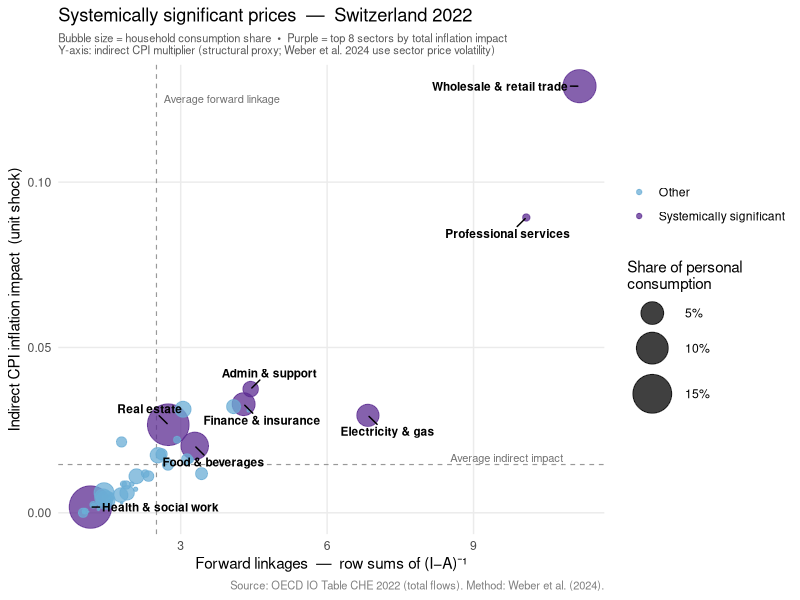
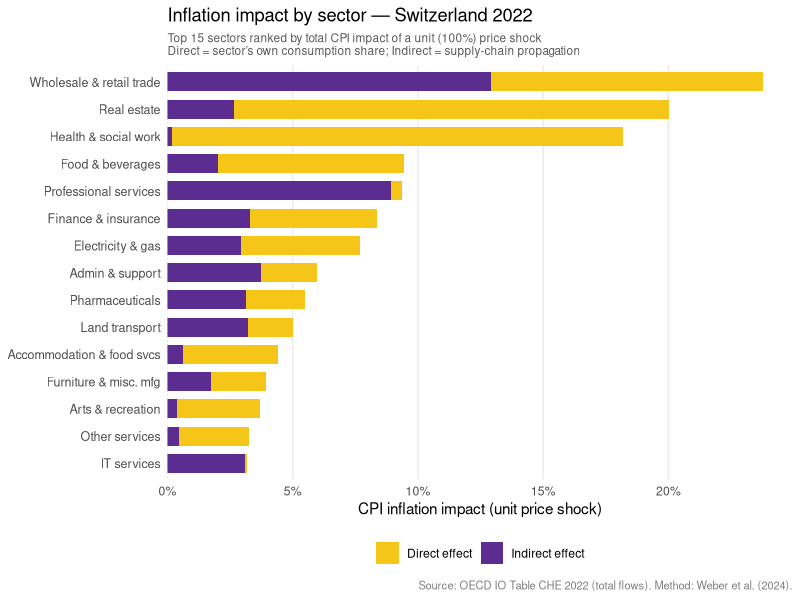

These charts were generated, in order, by the following R code:
rm(list = ls())
library(tidyverse)
library(readr)

CHE2022ttl <- read_csv("CHE2022ttl.csv") |> 
  column_to_rownames(var = "...1")

dim(CHE2022ttl)

n = 50 # number of sectors

Z = CHE2022ttl[1:n, 1:n] |> # inter-industry transaction matrix (n x n only)
  as.matrix()

X = CHE2022ttl["OUTPUT", 1:n] |> # output vector
  as.vector() |>
  as.numeric()

X_safe = ifelse(X == 0, 1, X) # to avoid dividing by zero

A = sweep(Z, 2, X_safe, "/") # technical coefficient matrix: a_ij = z_ij / x_j

hfce <- as.numeric(CHE2022ttl[1:n, "HFCE"])

L = solve(diag(n) - t(A)) # price Leontief matrix: (I - A')^-1

# ---------------------------------------------------------------------------
# Exogeneity structure (following Weber et al. 2024)
#
# Always-exogenous sectors: commodity extraction and finance/real estate,
# whose prices are demand- or rent-determined rather than cost-determined.
# Mapped from Weber et al.'s asterisked BEA sectors to OECD ISIC Rev.4:
#
#   B05  Mining of coal and lignite          ↔  212* Mining excl. oil & gas
#   B06  Crude petroleum & natural gas       ↔  211* Oil & gas extraction
#   B07  Mining of metal ores               ↔  212* Mining excl. oil & gas
#   B08  Other mining and quarrying          ↔  212* Mining excl. oil & gas
#   K    Financial and insurance activities  ↔  521CI*, 523*, 524*, 525*
#   L    Real estate activities              ↔  HS* Housing + ORE* Other real estate
#
# Borderline cases resolved: M, O, Q, R → endogenous
# ---------------------------------------------------------------------------

sector_codes <- colnames(CHE2022ttl)[1:n]

always_exo_codes <- c("B05", "B06", "B07", "B08", "K", "L")
always_exo_idx   <- which(sector_codes %in% always_exo_codes)

# ---------------------------------------------------------------------------
# Consumption shares and forward linkages
# ---------------------------------------------------------------------------

c_share      <- hfce / sum(hfce)
fwd_linkages <- rowSums(solve(diag(n) - A))   # row sums of (I - A)^{-1}

# ---------------------------------------------------------------------------
# Simulation: unit price shock (s = 1) to each sector
#
# For sector x:
#   exo set  = always_exo_idx ∪ {x}
#   endo set = complement
#   ΔP_E     = (I - A'_EE)^{-1}  A'_XE  e_x
#   IP_dir   = c_x
#   IP_ind   = c_E' ΔP_E
#   IP_tot   = IP_dir + IP_ind
#
# A unit shock (s = 1) gives the structural CPI multiplier per 100% price
# increase. Rankings are invariant to shock size, which can be applied later
# by multiplying IP_tot by the actual sector-level price change.
# ---------------------------------------------------------------------------

A_prime <- t(A)

results <- map_dfr(seq_len(n), function(x) {

  exo_idx  <- sort(union(always_exo_idx, x))
  endo_idx <- setdiff(seq_len(n), exo_idx)
  e        <- length(endo_idx)

  A_EE  <- A_prime[endo_idx, endo_idx]
  A_XE  <- A_prime[endo_idx, exo_idx, drop = FALSE]  # e × |exo|
  x_pos <- which(exo_idx == x)                        # column of x in A_XE

  delta_PE <- as.numeric(solve(diag(e) - A_EE) %*% A_XE[, x_pos])

  ip_dir <- as.numeric(c_share[x])
  ip_ind <- as.numeric(c_share[endo_idx] %*% delta_PE)

  tibble(
    index    = as.integer(x),
    code     = sector_codes[x],
    cons_shr = ip_dir,
    fwd_link = as.numeric(fwd_linkages[x]),
    IP_dir   = ip_dir,
    IP_ind   = ip_ind,
    IP_tot   = ip_dir + ip_ind
  )
})

results <- results |> arrange(desc(IP_tot))

# ---------------------------------------------------------------------------
# Figure 2 (adapted from Weber et al. 2024)
# X: forward linkages  |  Y: indirect CPI multiplier (proxy for price volatility
# × forward linkages; the original uses sector price volatility σ which is not
# available for Switzerland here)  |  Size: consumption share
# ---------------------------------------------------------------------------

sector_plot_labels <- c(
  A01="Crops & livestock", A02="Forestry", A03="Fishing",
  B05="Coal mining", B06="Oil & gas extr.", B07="Metal ore mining",
  B08="Other mining", B09="Mining support",
  C10T12="Food & beverages", C13T15="Textiles", C16="Wood",
  C17_18="Paper & printing", C19="Petroleum products",
  C20="Chemicals", C21="Pharmaceuticals", C22="Rubber & plastics",
  C23="Non-metallic minerals", C24A="Iron & steel",
  C24B="Non-ferrous metals", C25="Fabricated metals",
  C26="Electronics", C27="Electrical equip.", C28="Machinery",
  C29="Motor vehicles", C301="Ships", C302T309="Other transport equip.",
  C31T33="Furniture & misc. mfg",
  D="Electricity & gas", E="Water & waste", F="Construction",
  G="Wholesale & retail trade", H49="Land transport",
  H50="Water transport", H51="Air transport",
  H52="Warehousing", H53="Postal services",
  I="Accommodation & food svcs", J58T60="Publishing & broadcasting",
  J61="Telecom", J62_63="IT services",
  K="Finance & insurance", L="Real estate",
  M="Professional services", N="Admin & support",
  O="Public admin", P="Education", Q="Health & social work",
  R="Arts & recreation", S="Other services", T="Households"
)

top_n_sig <- 8
sig_codes <- results |> slice_head(n = top_n_sig) |> pull(code)

plot_df <- results |>
  mutate(
    label     = sector_plot_labels[code],
    sig       = code %in% sig_codes,
    sig_label = if_else(sig, label, NA_character_)
  )

mean_fwd  <- mean(plot_df$fwd_link)
mean_iind <- mean(plot_df$IP_ind)

library(ggrepel)

fig2 <- ggplot(plot_df, aes(x = fwd_link, y = IP_ind)) +
  geom_vline(xintercept = mean_fwd,  linetype = "dashed", colour = "grey60", linewidth = 0.4) +
  geom_hline(yintercept = mean_iind, linetype = "dashed", colour = "grey60", linewidth = 0.4) +
  geom_point(aes(size = cons_shr, colour = sig), alpha = 0.75) +
  geom_text_repel(
    aes(label = sig_label),
    size = 3, fontface = "bold",
    box.padding = 0.5, min.segment.length = 0.2,
    na.rm = TRUE
  ) +
  scale_colour_manual(
    values = c("TRUE" = "#5C2D91", "FALSE" = "#6BAED6"),
    labels = c("TRUE" = "Systemically significant", "FALSE" = "Other"),
    name   = NULL
  ) +
  scale_size_area(
    max_size = 14,
    labels   = scales::percent_format(accuracy = 1),
    name     = "Share of personal\nconsumption"
  ) +
  annotate("text", x = mean_fwd + 0.15, y = max(plot_df$IP_ind) * 0.97,
           label = "Average forward linkage", hjust = 0, size = 2.8, colour = "grey45") +
  annotate("text", x = max(plot_df$fwd_link) * 0.97, y = mean_iind + 0.002,
           label = "Average indirect impact", hjust = 1, size = 2.8, colour = "grey45") +
  labs(
    x = "Forward linkages  —  row sums of (I\u2212A)\u207b\u00b9",
    y = "Indirect CPI inflation impact  (unit shock)",
    title = "Systemically significant prices  \u2014  Switzerland 2022",
    subtitle = paste0(
      "Bubble size = household consumption share  \u2022  ",
      "Purple = top ", top_n_sig, " sectors by total inflation impact\n",
      "Y-axis: indirect CPI multiplier (structural proxy; Weber et al. 2024 use sector price volatility)"
    ),
    caption = "Source: OECD IO Table CHE 2022 (total flows). Method: Weber et al. (2024)."
  ) +
  theme_minimal(base_size = 11) +
  theme(
    legend.position  = "right",
    plot.subtitle    = element_text(size = 8, colour = "grey35"),
    plot.caption     = element_text(size = 8, colour = "grey50"),
    panel.grid.minor = element_blank()
  )
fig2
ggsave("figure2_switzerland.png", fig2, width = 9, height = 6, dpi = 150)

# ---------------------------------------------------------------------------
# Figure 1 (adapted from Weber et al. 2024)
# Stacked horizontal bar chart: direct (yellow) + indirect (purple) CPI impact
# Top N sectors ranked by IP_tot, unit price shock (s = 1)
# ---------------------------------------------------------------------------

library(tidyr)

top_n <- 15

bar_df <- results |>
  slice_head(n = top_n) |>
  mutate(label = sector_plot_labels[code]) |>
  select(label, IP_dir, IP_ind, IP_tot) |>
  mutate(label = factor(label, levels = rev(label))) |>
  pivot_longer(c(IP_dir, IP_ind), names_to = "component", values_to = "value") |>
  mutate(component = factor(component,
    levels = c("IP_dir", "IP_ind"),
    labels = c("Direct effect", "Indirect effect")
  ))

fig1 <- ggplot(bar_df, aes(x = value, y = label, fill = component)) +
  geom_col(width = 0.7) +
  scale_fill_manual(
    values = c("Direct effect" = "#F5C518", "Indirect effect" = "#5C2D91"),
    name = NULL
  ) +
  scale_x_continuous(
    labels = scales::percent_format(accuracy = 1),
    expand = expansion(mult = c(0, 0.05))
  ) +
  labs(
    x = "CPI inflation impact (unit price shock)",
    y = NULL,
    title = "Inflation impact by sector \u2014 Switzerland 2022",
    subtitle = paste0(
      "Top ", top_n, " sectors ranked by total CPI impact of a unit (100%) price shock\n",
      "Direct = sector\u2019s own consumption share; Indirect = supply-chain propagation"
    ),
    caption = "Source: OECD IO Table CHE 2022 (total flows). Method: Weber et al. (2024)."
  ) +
  theme_minimal(base_size = 11) +
  theme(
    legend.position    = "bottom",
    panel.grid.major.y = element_blank(),
    panel.grid.minor   = element_blank(),
    plot.subtitle      = element_text(size = 8.5, colour = "grey35"),
    plot.caption       = element_text(size = 8,   colour = "grey50"),
    axis.text.y        = element_text(size = 9)
  )

fig1
ggsave("figure1_switzerland.png", fig1, width = 8, height = 7, dpi = 150)
